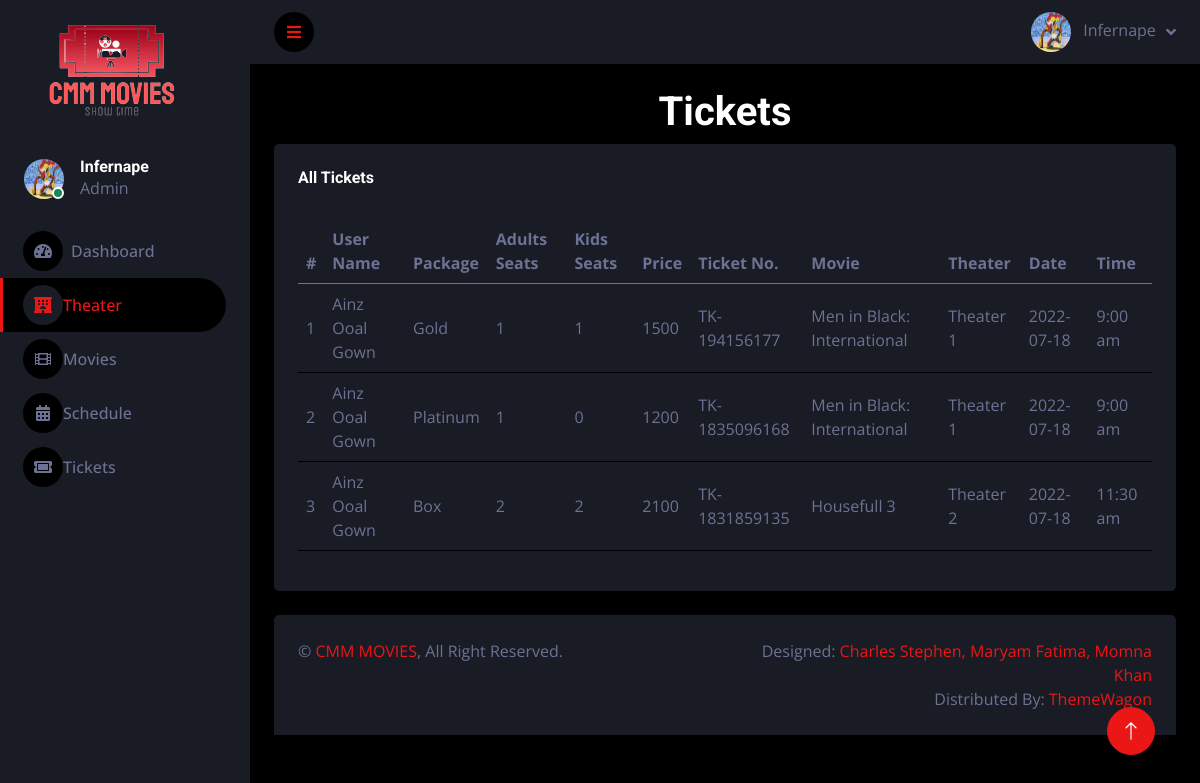
The page /admin/tickets.php (signed in) on the database its author committed.
### tables this page shows
CREATE TABLE `tickets` (
  `id` int(11) NOT NULL,
  `user_id` int(11) NOT NULL,
  `your_package` int(11) NOT NULL,
  `adult_seatNo` int(11) NOT NULL,
  `kids_seatNo` int(11) NOT NULL,
  `ticket_No` varchar(225) NOT NULL,
  `movie_sch2_Id` int(11) NOT NULL,
  `quantity` int(11) NOT NULL,
  `amount` int(11) NOT NULL
);

CREATE TABLE `users` (
  `id` int(11) NOT NULL,
  `profile` varchar(255) NOT NULL,
  `Name` varchar(255) NOT NULL,
  `Email` varchar(255) NOT NULL,
  `Pass` varchar(255) NOT NULL,
  `Phone` varchar(15) NOT NULL,
  `Credit_Card` varchar(25) NOT NULL,
  `user_type` int(11) NOT NULL
);

CREATE TABLE `seat_catgory` (
  `id` int(11) NOT NULL,
  `package` varchar(255) NOT NULL
);

CREATE TABLE `allmovies` (
  `id` int(11) NOT NULL,
  `movie_cover` varchar(255) NOT NULL,
  `movie_name` varchar(225) NOT NULL,
  `trailer` longtext NOT NULL,
  `movie_description` longtext NOT NULL,
  `genre` longtext NOT NULL,
  `country` varchar(255) NOT NULL,
  `cast` longtext NOT NULL
);

CREATE TABLE `theater` (
  `id` int(11) NOT NULL,
  `name` varchar(255) NOT NULL,
  `screen` varchar(255) NOT NULL,
  `seats` int(11) NOT NULL
);

CREATE TABLE `movie_sch2` (
  `id` int(11) NOT NULL,
  `movie_date` date NOT NULL,
  `movie_time_id` int(11) NOT NULL,
  `theater_id` int(11) NOT NULL,
  `movie_id` int(11) NOT NULL,
  `total_seats` int(11) NOT NULL,
  `available_seats` int(11) NOT NULL,
  `box_seats` int(11) NOT NULL,
  `gold_seats` int(11) NOT NULL,
  `platinum_seats` int(11) NOT NULL
);

CREATE TABLE `movie_time` (
  `id` int(11) NOT NULL,
  `time` varchar(255) NOT NULL
);

### admin/tickets.php (the view, shortened to what this page needs)
        <?php
    $db = mysqli_connect("localhost", "root", "", "my_movie");
        ?>
<!DOCTYPE html>
<html lang="en">
<head>
    <link href="https://cdnjs.cloudflare.com/ajax/libs/font-awesome/5.10.0/css/all.min.css" rel="stylesheet">
    <link href="https://cdn.jsdelivr.net/npm/bootstrap-icons@1.4.1/font/bootstrap-icons.css" rel="stylesheet">
    <link href="lib/owlcarousel/assets/owl.carousel.min.css" rel="stylesheet">
    <link href="lib/tempusdominus/css/tempusdominus-bootstrap-4.min.css" rel="stylesheet" />
    <link href="css/bootstrap.min.css" rel="stylesheet">
    <link href="css/style.css" rel="stylesheet">
</head>
<body>
    <div class="container-fluid position-relative d-flex p-0">
        <div class="sidebar pe-4 pb-3">
            <nav class="navbar bg-secondary navbar-dark">
                <a href="index.php" class="ms-auto me-auto navbar-brand mx-4 mb-3">
                    <h3 class="text-primary"><img src="./img/signage-removebg-preview.png" alt=""></h3>
                </a>
                <div class="d-flex align-items-center ms-4 mb-4">
                    <div class="position-relative">
                        <img class="rounded-circle" src="profile/<?php echo $_SESSION["profile"]; ?>" alt="" style="width: 40px; height: 40px;">
                        <div class="bg-success rounded-circle border border-2 border-white position-absolute end-0 bottom-0 p-1"></div>
                    </div>
                    <div class="ms-3">
                        <h6 class="mb-0"><?php echo $_SESSION["name"]; ?></h6>
                        <span>Admin</span>
                    </div>
                </div>
                <div class="navbar-nav w-100">
                    <a href="index.php" class="nav-item nav-link"><i class="fa fa-tachometer-alt me-2"></i>Dashboard</a>
                    <a href="theater.php" class="nav-item nav-link active"><i class="fas fa-hotel"></i>Theater</a>
                    <a href="movie.php" class="nav-item nav-link"><i class="fas fa-film"></i>Movies</a>
                    <a href="schedule.php" class="nav-item nav-link"><i class="fas fa-calendar-alt"></i>Schedule</a>
                    <a href="tickets.php" class="nav-item nav-link"><i class="fas fa-ticket-alt"></i>Tickets</a>
                </div>
            </nav>
        </div>
        <div class="content">
            <nav class="navbar navbar-expand bg-secondary navbar-dark sticky-top px-4 py-0">
                <a href="#" class="sidebar-toggler flex-shrink-0">
                    <i class="fa fa-bars"></i>
                </a>
                <div class="navbar-nav align-items-center ms-auto">
                    <div class="nav-item dropdown">
                        <a href="#" class="nav-link dropdown-toggle" data-bs-toggle="dropdown">
                            <img class="rounded-circle me-lg-2" src="profile/<?php echo $_SESSION["profile"]; ?>" alt="" style="width: 40px; height: 40px;">
                            <span class="d-none d-lg-inline-flex"><?php echo $_SESSION["name"]; ?></span>
                        </a>
                    </div>
                </div>
            </nav>
            <div class="container-fluid pt-4 px-4">
                <h1 class="text-center">Tickets</h1>
                <div class="row g-4">
                    <div class="col-12">
                        <div class="bg-secondary rounded h-100 p-4">
                            <div class="d-flex justify-content-between mb-4">
                                <h6>All Tickets</h6>
                            </div>
                            <div class="table-responsive">
                                <table class="table">
                                    <thead>
                                        <tr>
                                            <th class="col">#</th>
                                            <th scope="col">User Name</th>
                                            <th class="col">Package</th>
                                            <th class="col">Adults Seats</th>
                                            <th class="col">Kids Seats</th>
                                            <th class="col">Price</th>
                                            <th class="col">Ticket No.</th>
                                            <th class="col">Movie</th>
                                            <th class="col">Theater</th>
                                            <th class="col">Date</th>
                                            <th class="col">Time</th>
                                        </tr>
                                    </thead>
                                    <tbody>
                                        <?php
                                            $ticket_sel = "SELECT * FROM `tickets`";
                                            $result = mysqli_query($db, $ticket_sel);
                                            if(mysqli_num_rows($result)) {
                                                $i = 0;
                                                while($row = mysqli_fetch_array($result)) {
                                                    $i++;
                                        ?>
                                        <tr>
                                            <td class="align-middle" scope="row"><?php echo $i; ?></td>
                                            <?php
                                                $psel = "SELECT * FROM `users` WHERE `id` = $row[1]";
                                                $myresult = mysqli_query($db, $psel);
                                                while($pel_r = mysqli_fetch_array($myresult)) {
                                                    ?>
                                                    <td class="align-middle"><?php echo $pel_r[2]; ?></td>
                                                    <?php
                                                }
                                                $pgsel = "SELECT * FROM `seat_catgory` WHERE `id` = $row[2]";
                                                $pg_r = mysqli_query($db, $pgsel);
                                                while($pg_w = mysqli_fetch_array($pg_r)) {
                                                    ?>
                                                    <td class="align-middle"><?php echo $pg_w[1]; ?></td>
                                                    <?php
                                                }
                                            ?>
                                            <td class="align-middle"><?php echo $row[3]; ?></td>
                                            <td class="align-middle"><?php echo $row[4]; ?></td>
                                            <td class="align-middle"><?php echo $row[8]; ?></td>
                                            <td class="align-middle"><?php echo $row[5]; ?></td>
                                            <?php
                                                $sch = "SELECT * FROM `movie_sch2` WHERE `id` = $row[6]";
                                                $sch_r = mysqli_query($db, $sch);
                                                $sch_w = mysqli_fetch_array($sch_r);
                                                $movsel = "SELECT * FROM `allmovies` WHERE `id` = $sch_w[4]";
                                                $mov_r = mysqli_query($db, $movsel);
                                                while($mov_w = mysqli_fetch_array($mov_r)) {
                                                    ?>
                                                    <td class="align-middle"><?php echo $mov_w[2]; ?></td>
                                                    <?php
                                                }
                                                $thesel = "SELECT * FROM `theater` WHERE `id` = $sch_w[3]";
                                                $the_r = mysqli_query($db, $thesel);
                                                while($the_w = mysqli_fetch_array($the_r)) {
                                                    ?>
                                                    <td class="align-middle"><?php echo $the_w[1]; ?></td>
                                                    <?php
                                                }
                                            ?>
                                            <td class="align-middle"><?php echo $sch_w[1]; ?></td>
                                            <?php
                                                $tmsel = "SELECT * FROM `movie_time` WHERE `id` = $sch_w[2]";
                                                $tm_r = mysqli_query($db, $tmsel);
                                                while($tm_w = mysqli_fetch_array($tm_r)) {
                                                    ?>
                                                    <td class="align-middle"><?php echo $tm_w[1]; ?></td>
                                                    <?php
                                                }
                                            ?>
                                        </tr>
                                        <?php
                                                }
                                            }
                                        ?>
                                    </tbody>
                                </table>
                            </div>
                        </div>
                    </div>
                </div>
            </div>
            <div class="container-fluid pt-4 px-4">
                <div class="bg-secondary rounded-top p-4">
                    <div class="row">
                        <div class="col-12 col-sm-6 text-center text-sm-start">
                            &copy; <a href="#">CMM MOVIES</a>, All Right Reserved.
                        </div>
                        <div class="col-12 col-sm-6 text-center text-sm-end">
                            Designed: <a href="#">Charles Stephen, Maryam Fatima, Momna Khan</a>
                            <br>Distributed By: <a href="https://themewagon.com" target="_blank">ThemeWagon</a>
                        </div>
                    </div>
                </div>
            </div>
        </div>
        <a href="#" class="btn btn-lg btn-primary btn-lg-square back-to-top"><i class="bi bi-arrow-up"></i></a>
    </div>
</body>
</html>

### admin/css/style.css (style rules this page uses)
:root { --primary: #EB1616; --secondary: #191C24; --light: #6C7293; --dark: #000000; }
.back-to-top { position: fixed; display: none; right: 45px; bottom: 45px; z-index: 99; }
.btn { transition: .5s; }
.btn-lg-square { width: 48px; height: 48px; }
.btn-square, .btn-sm-square, .btn-lg-square { padding: 0; display: inline-flex; align-items: center; justify-content: center; font-weight: normal; border-radius: 50px; }
.sidebar { position: fixed; top: 0; left: 0; bottom: 0; width: 250px; height: 100vh; overflow-y: auto; background: var(--secondary); transition: 0.5s; z-index: 999; }
.content { margin-left: 250px; min-height: 100vh; background: var(--dark); transition: 0.5s; }
@media (min-width: 992px) { .sidebar { margin-left: 0; } }
@media (min-width: 992px) { .content { width: calc(100% - 250px); } }
.sidebar .navbar .navbar-nav .nav-link { padding: 7px 20px; color: var(--light); font-weight: 500; border-left: 3px solid var(--secondary); border-radius: 0 30px 30px 0; outline: none; }
.sidebar .navbar .navbar-nav .nav-link:hover, .sidebar .navbar .navbar-nav .nav-link.active { color: var(--primary); background: var(--dark); border-color: var(--primary); }
.sidebar .navbar .navbar-nav .nav-link i { width: 40px; height: 40px; display: inline-flex; align-items: center; justify-content: center; background: var(--dark); border-radius: 40px; }
.sidebar .navbar .navbar-nav .nav-link:hover i, .sidebar .navbar .navbar-nav .nav-link.active i { background: var(--secondary); }
.content .navbar .navbar-nav .nav-link { margin-left: 25px; padding: 12px 0; color: var(--light); outline: none; }
.content .navbar .sidebar-toggler, .content .navbar .navbar-nav .nav-link i { width: 40px; height: 40px; display: inline-flex; align-items: center; justify-content: center; background: var(--dark); border-radius: 40px; }
.content .navbar .dropdown-toggle::after { margin-left: 6px; vertical-align: middle; border: none; content: "\f107"; font-family: "Font Awesome 5 Free"; font-weight: 900; transition: .5s; }

### rows shown on the page
tickets: adult_seatNo "1", kids_seatNo "1", amount "1500", ticket_No "TK-194156177", movie_sch2_Id.movie_date "2022-07-18"
users: Name "Ainz Ooal Gown"
seat_catgory: package "Gold"
allmovies: movie_name "Men in Black: International"
theater: name "Theater 1"
movie_time: time "9:00 am"
tickets: adult_seatNo "1", kids_seatNo "0", amount "1200", ticket_No "TK-1835096168", movie_sch2_Id.movie_date "2022-07-18"
seat_catgory: package "Platinum"
tickets: adult_seatNo "2", kids_seatNo "2", amount "2100", ticket_No "TK-1831859135", movie_sch2_Id.movie_date "2022-07-18"
seat_catgory: package "Box"
allmovies: movie_name "Housefull 3"
theater: name "Theater 2"
movie_time: time "11:30 am"

### other values the page prints
$_SESSION["name"] "Infernape"
